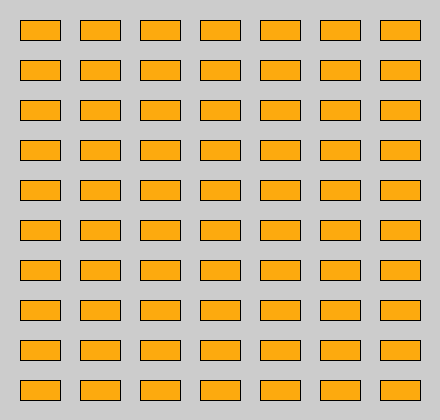
Frame 1 (no input)
Frame 60 (the mouse pressed at the canvas centre just before this capture): identical to frame 1, image omitted
Frame 120 (the mouse held since frame 60 and released just before this capture): identical to frame 1, image omitted

The Processing sketch that drew this single still picture (run headless with seeded random() and noise(); from frame 60 on, the mouse is pressed at the canvas centre):

// Processing sketch: EjecicioRectangulos
// ── EjecicioRectangulos.pde
PVector coordenadasRect; //Vector
int Rectancho, RectAlto,DistEspacio; //Variables

public void setup(){ //Configuraciones
  size (440,420); //Lienzo
  DistEspacio = 20; 
  Rectancho= 40;
  RectAlto= 20;
  coordenadasRect = new PVector (DistEspacio,DistEspacio); // Valores X , Y
}

public void dibujarRectangulo(){
  //Dibujar rectangulo mientras nos de el tamaño del Lienzo
  for(float x=coordenadasRect.x; x<width ; x+=(Rectancho+DistEspacio)){ //Mientras X sea menor AnchoLienzo  
     for(float y=coordenadasRect.y; y<height ; y+=(RectAlto+DistEspacio)){ //Mientras Y sea menor AltoLienzo
        fill(253, 170 , 14); //Relleno de color rectangulo
        rect(x , y, Rectancho, RectAlto);//Dibujo Rectangulo (Posicion y Tamaño)
     }
  }
}
public void draw(){ //Comando Dibujar
  dibujarRectangulo(); //Realiza linea12
}
  
  
